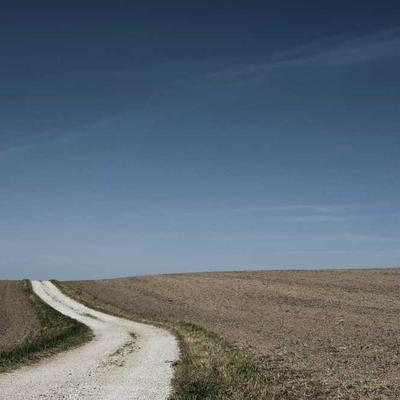
#> input picture testdata/test1.jpg, 400 x 400 px, found by its file name
$ python debug_svd_channels.py
#> lines starting #> are read from the running program, lines starting #| are printed output that depends on the picture

import requests
import json
import base64
from PIL import Image
import io

# Test image file
IMAGE_FILE = "d:/PROJECTS/AUTOAUTO/testdata/test1.jpg"

# ComfyUI API endpoint
COMFYUI_URL = "http://127.0.0.1:8188"

def load_image(image_path):
#> called with image_path = 'd:/PROJECTS/AUTOAUTO/testdata/test1.jpg'
    with Image.open(image_path) as img:
#> img is the input picture: PIL image 400x400 RGB; mean R, G, B 92.7, 106.3, 120
        img = img.resize((1024, 576))
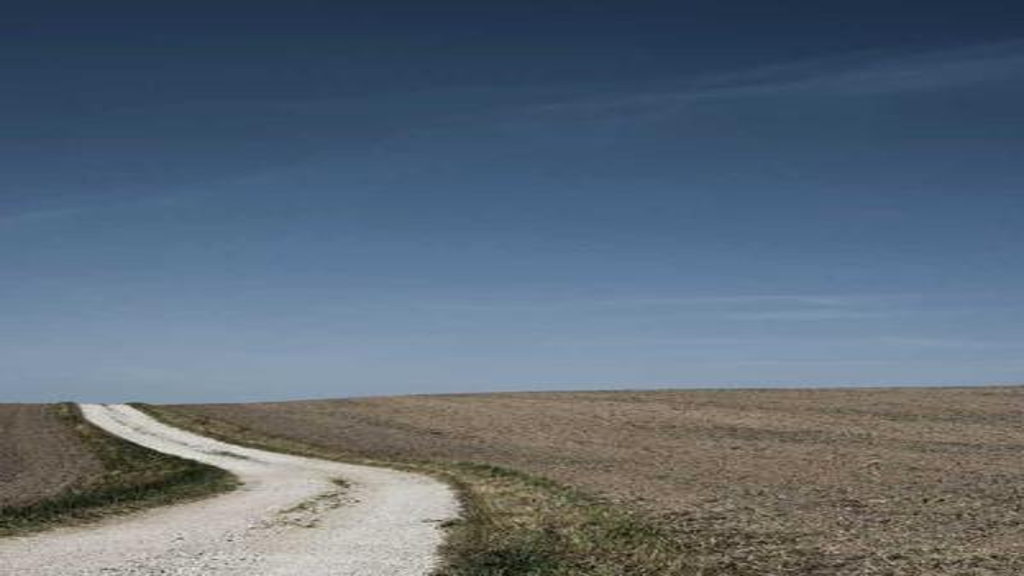
#> img: PIL image 1024x576 RGB; mean R, G, B 92.7, 106.3, 120
        buffered = io.BytesIO()
        img.save(buffered, format="PNG")
        img_base64 = base64.b64encode(buffered.getvalue()).decode("utf-8")
    return img_base64

def create_svd_workflow():
    image_base64 = load_image(IMAGE_FILE)

    prompt = {
        "3": {
            "inputs": {
                "ckpt_name": "svd_xt.safetensors"
            },
            "class_type": "ImageOnlyCheckpointLoader",
            "_meta": {"title": "Load SVD Model"}
        },
        "4": {
            "inputs": {
                "clip_name": "open_clip_pytorch_model.bin"
            },
            "class_type": "CLIPVisionLoader",
            "_meta": {"title": "Load CLIP Vision"}
        },
        "5": {
            "inputs": {
                "vae_name": "sd-vae-ft-mse.safetensors"
            },
            "class_type": "VAELoader",
            "_meta": {"title": "Load VAE"}
        },
        "6": {
            "inputs": {
                "image": {"image": image_base64, "mask": ""}
            },
            "class_type": "LoadImage",
            "_meta": {"title": "Load Input Image"}
        },
        "7": {
            "inputs": {
                "clip_vision": ["4", 0],
                "init_image": ["6", 0],
                "vae": ["5", 0],
                "width": 1024,
                "height": 576,
                "video_frames": 24,
                "motion_bucket_id": 127,
                "fps": 24,
                "augmentation_level": 0.0
            },
            "class_type": "SVD_img2vid_Conditioning",
            "_meta": {"title": "SVD Conditioning"}
        },
        "8": {
            "inputs": {
                "model": ["3", 0],
                "seed": 12345,
                "steps": 25,
                "cfg": 7.5,
                "sampler_name": "euler",
                "scheduler": "normal",
                "positive": ["7", 0],
                "negative": ["7", 1],
                "latent_image": ["7", 2]
            },
            "class_type": "KSampler",
            "_meta": {"title": "KSampler"}
        },
        "9": {
            "inputs": {
                "samples": ["8", 0],
                "vae": ["5", 0]
            },
            "class_type": "VAEDecode",
            "_meta": {"title": "Decode VAE"}
        },
        "10": {
            "inputs": {
                "video": ["9", 0],
                "fps": 24
            },
            "class_type": "CreateVideo",
            "_meta": {"title": "Create Video"}
        },
        "11": {
            "inputs": {
                "filename_prefix": "svd_test",
                "video": ["10", 0],
                "fps": 24
            },
            "class_type": "SaveVideo",
            "_meta": {"title": "Save Video"}
        }
    }

    return prompt

def main():
    prompt = create_svd_workflow()

    print("Testing SVD Turbo workflow")
    print(f"API URL: {COMFYUI_URL}")
    print()

    try:
        # Test connection
        response = requests.get(f"{COMFYUI_URL}/system_stats")
        if response.status_code == 200:
            print("Connected to ComfyUI")
            print()
        else:
            print(f"Failed to connect to ComfyUI: {response.status_code}")
            return

        # Queue prompt
        response = requests.post(
            f"{COMFYUI_URL}/prompt",
            json={"prompt": prompt},
            headers={"Content-Type": "application/json"}
        )

        if response.status_code == 200:
            print("Prompt queued successfully")
            data = response.json()
            print(f"Prompt ID: {data['prompt_id']}")
            print()
        else:
            print(f"Failed to queue prompt: {response.status_code}")
            print(response.text)
            return

    except Exception as e:
        print(f"Error: {e}")

if __name__ == "__main__":
    main()
#> (the call stopped at in main, `response = requests.get(f"{COMFYUI_URL}/system_stats")`: the network is not available in this run)

$ run again, with testdata/test2.jpg copied over testdata/test1.jpg
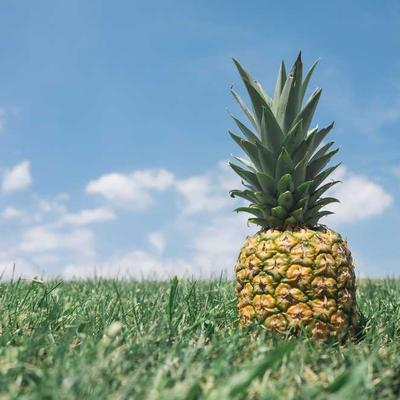
#> input picture testdata/test2.jpg, 400 x 400 px, found by its file name
#> in load_image, img is the input picture: PIL image 400x400 RGB; mean R, G, B 127.8, 155.6, 159.5
#> in load_image, `img = img.resize((1024, 576))`:
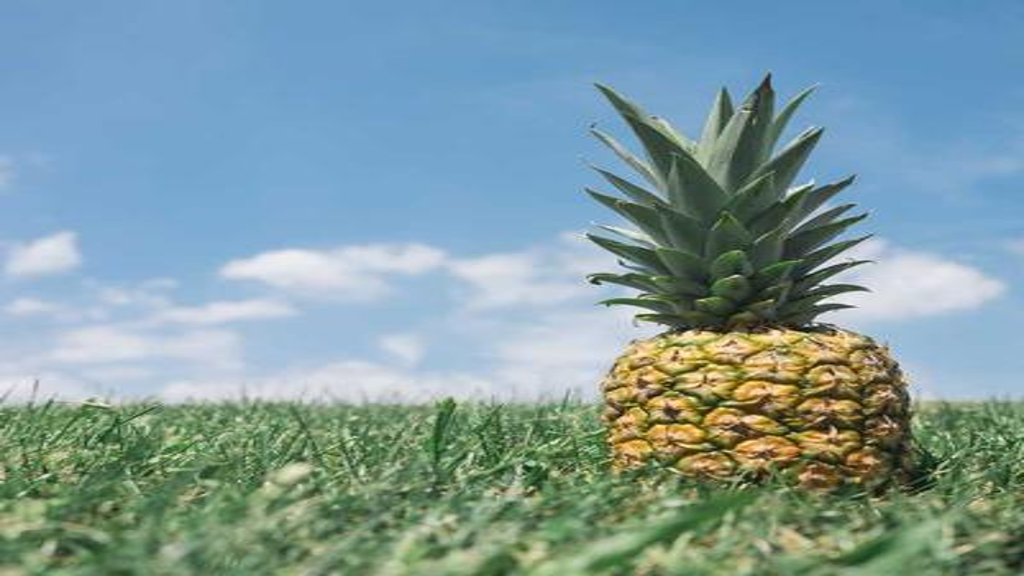
#> img: PIL image 1024x576 RGB; mean R, G, B 127.8, 155.6, 159.5

$ run again, with testdata/test_person.jpg copied over testdata/test1.jpg
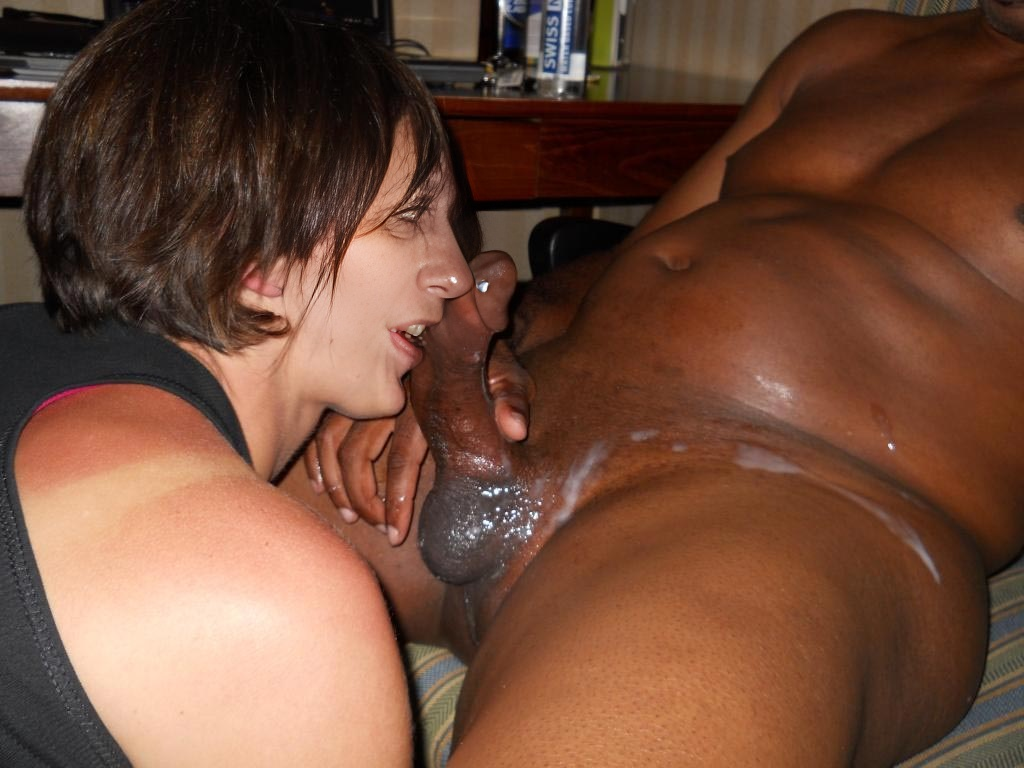
#> input picture testdata/test_person.jpg, 1024 x 768 px, found by its file name
#> in load_image, img is the input picture: PIL image 1024x768 RGB; mean R, G, B 113.9, 76, 58
#> in load_image, `img = img.resize((1024, 576))`:
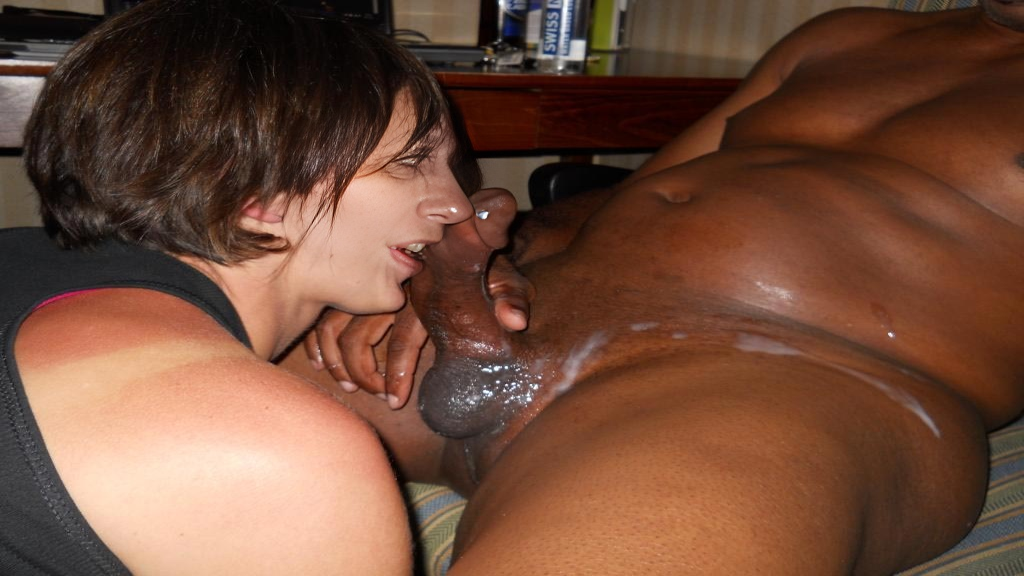
#> img: PIL image 1024x576 RGB; mean R, G, B 113.9, 76, 58
